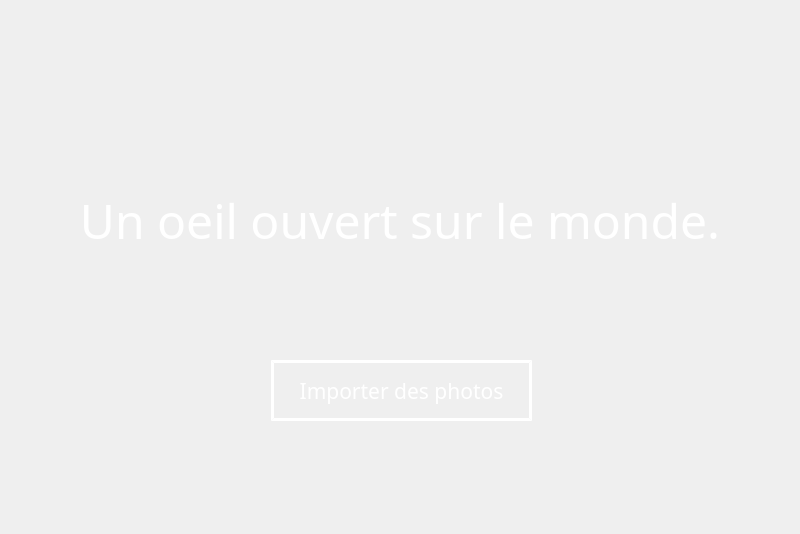
<?xml version="1.0" encoding="UTF-8"?>
<ui version="4.0">
 <class>LandingPage</class>
 <widget class="QDialog" name="LandingPage">
  <property name="geometry">
   <rect>
    <x>0</x>
    <y>0</y>
    <width>800</width>
    <height>534</height>
   </rect>
  </property>
  <property name="windowTitle">
   <string>Dialog</string>
  </property>
  <property name="styleSheet">
   <string notr="true">QPushButton {
	opacity: 200;
	color: white;
	border-style: outset;
	border-width: 3px;
	border-color: white;
}

QPushButton:hover {
	opacity: 200;
	color: black;
	border-style: outset;
	border-width: 3px;
	border-color: black;

}</string>
  </property>
  <widget class="QLabel" name="label">
   <property name="geometry">
    <rect>
     <x>0</x>
     <y>130</y>
     <width>800</width>
     <height>181</height>
    </rect>
   </property>
   <property name="font">
    <font>
     <family>Myriad Web Pro</family>
     <pointsize>40</pointsize>
    </font>
   </property>
   <property name="autoFillBackground">
    <bool>false</bool>
   </property>
   <property name="frameShadow">
    <enum>QFrame::Sunken</enum>
   </property>
   <property name="text">
    <string>&lt;html&gt;&lt;head/&gt;&lt;body&gt;&lt;p&gt;&lt;span style=&quot; font-size:36pt; color:#ffffff;&quot;&gt;Un oeil ouvert sur le monde.&lt;/span&gt;&lt;/p&gt;&lt;/body&gt;&lt;/html&gt;</string>
   </property>
   <property name="alignment">
    <set>Qt::AlignCenter</set>
   </property>
   <property name="wordWrap">
    <bool>true</bool>
   </property>
  </widget>
  <widget class="QPushButton" name="importer">
   <property name="geometry">
    <rect>
     <x>271</x>
     <y>360</y>
     <width>261</width>
     <height>61</height>
    </rect>
   </property>
   <property name="font">
    <font>
     <family>Myriad Web Pro</family>
     <pointsize>16</pointsize>
    </font>
   </property>
   <property name="styleSheet">
    <string notr="true"/>
   </property>
   <property name="text">
    <string>Importer des photos</string>
   </property>
   <property name="flat">
    <bool>false</bool>
   </property>
  </widget>
 </widget>
 <resources/>
 <connections/>
</ui>
